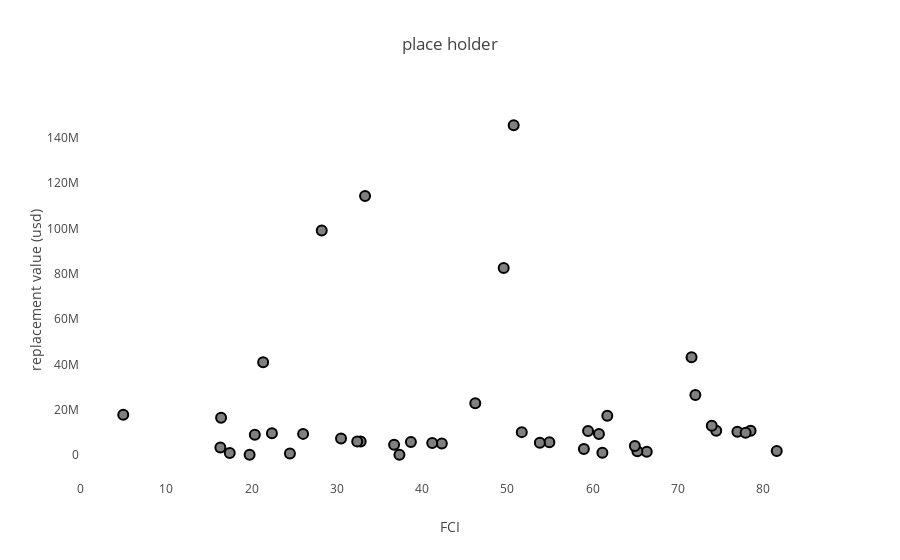

This figure's notebook cell:
### Code cell
trace = go.Scatter(
    x = dframe['fci'],
    y = dframe['replacement value (usd)'],
    name = 'zzz',
    mode = 'markers',
    marker = {'size':10,
             'color':'grey',
             'line': {'width':2,
                     'color':'black'}},
    text = dframe['asset name']
)

layout = {'title':'place holder',
         'hovermode':'closest',
         'yaxis':{'zeroline':False,
                 'title':'replacement value (usd)',
                 'showgrid':False},
         'xaxis':{'zeroline':False,
                 'title':'FCI',
                 'showgrid':False}}
fig = {'data':[trace], 'layout':layout}
pyo.iplot(fig)

### Figure 1 — Plotly figure (JSON) as saved in the notebook; plotly's stock layout.template omitted (floating-point values rounded to 4 significant figures)
{"data": [{"marker": {"color": "grey", "line": {"color": "black", "width": 2}, "size": 10}, "mode": "markers", "name": "zzz", "text": ["Baltimore City Police Headquarters", "Baltimore City Police Headquarters Annex", "Baltimore City Police Central District", "Baltimore City Police North Eastern District", "Baltimore City Police North Western District", "Baltimore City Police Eastern District", "Baltimore City Police South Eastern District", "Baltimore City Police South Western District", "Baltimore City Police Western District", "Health Department Headquarters", "Charles Benton Municipal Building", "4 S. Frederick - Brokerage Annex", "Baltimore City Hall", "Abel Wolman Municipal Building", "Department of Transportation Building", "War Memorial Building", "Pulaski Highway DGS Fleet Heavy Equip. Shop", "DGS Fleet Fallsway Substation", "DGS Fleet Northeast Substation", "DGS Fleet Northwest Substation", "School 33 Art Center", "DGS Fleet Calverton Road Substation", "Druid Health District Building", "Waxter Senior Center", "The Weinberg Housing and Resource Center", "Department of Transportation Survey and Records Office", "Parking Authority Offices", "Northern Community Action Center - Govans", "Lower Park Heights Multi Purpose Building", "7 E. Redwood - Multiple City Agencies", "Babe Ruth Birthplace Museum", "Baltimore City Fire Marshall Office", "DOT Fallsway Offices", "Southeast Community Action Center", "Edgar Allan Poe House", "DGS Fleet Northeast Substation - Garage", "DGS Fleet Northeast Substation - Rear Mechanic Shop", "DGS Fleet Fallsway Fueling Station - Garage", "Eastside Career Center", "Druid Health District - Utility Structure", "WIC Center/Dunbar Child Care Academy", "Janet Leland Hoffman Building (88 State Circle)"], "type": "scatter", "uid": "0d3bb4ed-e597-4ac1-ace2-9315defc2f01", "x": [50.74, 21.37, 72.05, 78.53, 76.98, 74.5, 60.75, 77.94, 20.39, 16.43, 33.32, 51.7, 49.57, 71.6, 26.05, 46.24, 38.69, 54.93, 66.35, 65.25, 32.8, 81.6, 73.97, 61.72, 4.961, 36.72, 32.4, 42.32, 59.47, 28.24, 16.35, 53.81, 41.19, 64.95, 17.45, 37.35, 24.51, 61.15, 22.4, 19.78, 30.5, 58.98], "y": [145500000.0, 40910000.0, 26440000.0, 10640000.0, 10220000.0, 10630000.0, 9243000.0, 9831000.0, 8883000.0, 16400000.0, 114300000.0, 10060000.0, 82530000.0, 43090000.0, 9290000.0, 22820000.0, 5725000.0, 5589000.0, 1418000.0, 1583000.0, 5888000.0, 1696000.0, 12830000.0, 17340000.0, 17770000.0, 4467000.0, 5883000.0, 5065000.0, 10550000.0, 99110000.0, 3257000.0, 5403000.0, 5244000.0, 3896000.0, 810700.0, 122100.0, 643700.0, 1007399, 9536000.0, 77520.0, 7251000.0, 2626000.0]}], "layout": {"autosize": true, "hovermode": "closest", "title": {"text": "place holder"}, "xaxis": {"autorange": true, "range": [-2.138, 88.69], "showgrid": false, "title": {"text": "FCI"}, "type": "linear", "zeroline": false}, "yaxis": {"autorange": true, "range": [-12390000.0, 158000000.0], "showgrid": false, "title": {"text": "replacement value (usd)"}, "type": "linear", "zeroline": false}}}
